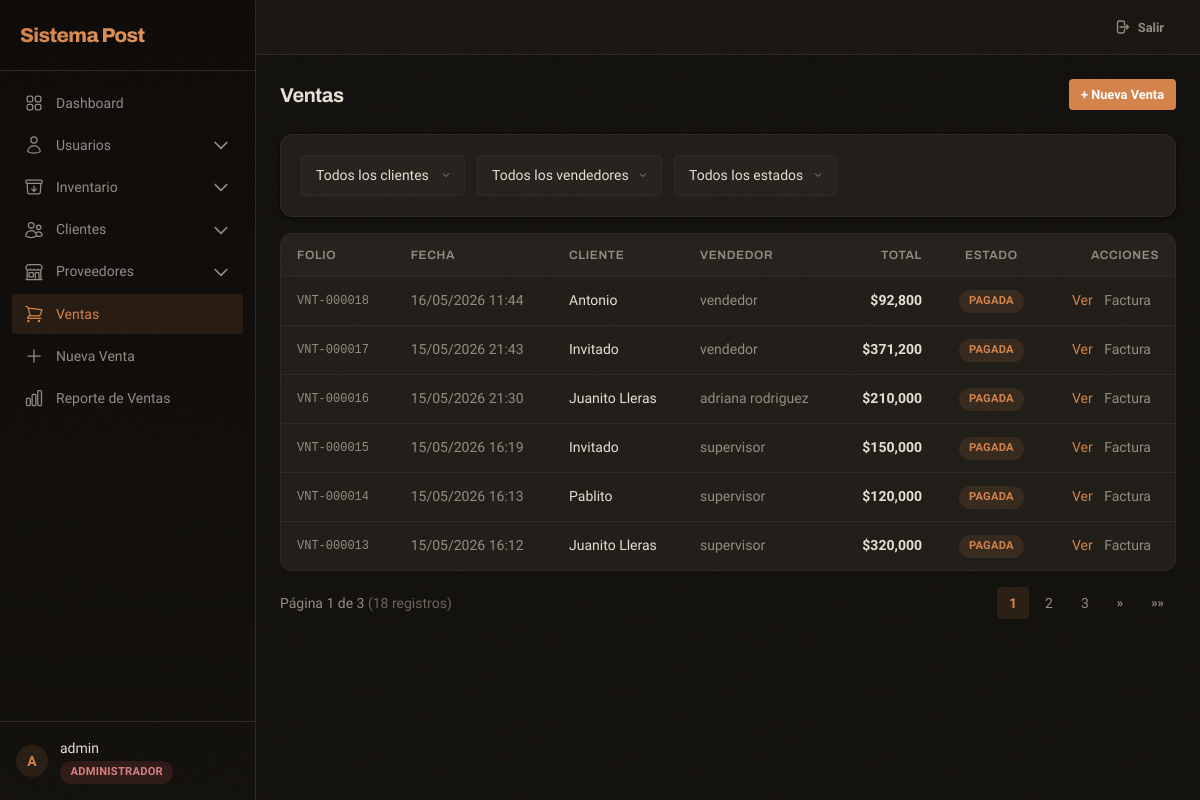
The page /sales/ (signed in) on the database its author committed.
### apps/accounts/models.py (models this page shows, shortened)
class User(AbstractUser):
    class Role(models.TextChoices):
        ADMIN = 'admin', 'Administrador'
        SUPERVISOR = 'supervisor', 'Supervisor'
        USER = 'user', 'Usuario'
    role = models.CharField(
        max_length=20,
        choices=Role.choices,
        default=Role.USER,
        verbose_name='Rol'
    )
    phone = models.CharField(max_length=20, blank=True, verbose_name='Teléfono')
    class Meta:
        verbose_name = 'Usuario'
        verbose_name_plural = 'Usuarios'
    def is_admin(self):
        return self.role == self.Role.ADMIN or self.is_superuser

### apps/sales/models.py (models this page shows, shortened)
class Sale(models.Model):
    invoice_number = models.CharField(max_length=20, unique=True, verbose_name='Folio')
    client = models.ForeignKey(Client, on_delete=models.SET_NULL, null=True, blank=True, related_name='sales', verbose_name='Cliente')
    user = models.ForeignKey(settings.AUTH_USER_MODEL, on_delete=models.SET_NULL, null=True, related_name='sales', verbose_name='Vendedor')
    date = models.DateTimeField(auto_now_add=True, db_index=True, verbose_name='Fecha')
    subtotal = models.DecimalField(max_digits=12, decimal_places=2, default=0, verbose_name='Subtotal')
    tax = models.DecimalField(max_digits=12, decimal_places=2, default=0, verbose_name='IVA')
    total = models.DecimalField(max_digits=12, decimal_places=2, default=0, verbose_name='Total')
    class Status(models.TextChoices):
        PENDING = 'pendiente', 'Pendiente'
        PAID = 'pagada', 'Pagada'
    status = models.CharField(max_length=20, choices=Status.choices, default=Status.PAID, db_index=True, verbose_name='Estado')
    class PaymentMethod(models.TextChoices):
        CASH = 'efectivo', 'Efectivo'
        CARD = 'tarjeta', 'Tarjeta'
        TRANSFER = 'transferencia', 'Transferencia'
        PENDING = 'pendiente', 'Pendiente'
    payment_method = models.CharField(max_length=50, choices=PaymentMethod.choices, default=PaymentMethod.CASH, verbose_name='Método de pago')
    amount_received = models.DecimalField(max_digits=12, decimal_places=2, null=True, blank=True, verbose_name='Monto recibido')
    change = models.DecimalField(max_digits=12, decimal_places=2, null=True, blank=True, verbose_name='Cambio')
    is_active = models.BooleanField(default=True, db_index=True, verbose_name='Activa')
    class Meta:
        verbose_name = 'Venta'
        verbose_name_plural = 'Ventas'
        ordering = ['-date']
        indexes = [
            models.Index(fields=['is_active', 'status', '-date'], name='idx_sale_active_status_date'),
        ]

### apps/clients/models.py (models this page shows, shortened)
class Client(models.Model):
    name = models.CharField(max_length=200, db_index=True, verbose_name='Nombre')
    email = models.EmailField(blank=True, verbose_name='Email')
    phone = models.CharField(max_length=20, db_index=True, blank=True, verbose_name='Teléfono')
    address = models.CharField(max_length=500, blank=True, verbose_name='Dirección')
    cc = models.CharField(max_length=13, blank=True, verbose_name='CC')
    created_at = models.DateTimeField(auto_now_add=True, verbose_name='Creado')
    updated_at = models.DateTimeField(auto_now=True, verbose_name='Actualizado')
    class Meta:
        verbose_name = 'Cliente'
        verbose_name_plural = 'Clientes'
        ordering = ['name']

### apps/sales/views.py (the view, shortened to what this page needs)
# urls.py: path('', views.sale_list, name='sale_list'),
@login_required
def sale_list(request):
    qs = Sale.objects.select_related('client', 'user').all().order_by('-date')
    client_id = request.GET.get('client')
    user_id = request.GET.get('user')
    status = request.GET.get('status')
    if client_id:
        qs = qs.filter(client_id=client_id)
    if user_id:
        qs = qs.filter(user_id=user_id)
    clients = Client.objects.all().order_by('name')
    users = User.objects.filter(is_active=True).order_by('username')
    paginator = Paginator(qs, 6)
    page = request.GET.get('page', 1)
    sales_page = paginator.get_page(page)
    if request.headers.get('HX-Request') == 'true':
        return render(request, 'sales/sale_list_partial.html', {'sales': sales_page, 'page_obj': sales_page})
    return render(request, 'sales/sale_list.html', {
        'sales': sales_page,
        'clients': clients,
        'users': users,
        'page_obj': sales_page,
    })

### apps/core/templatetags/currency_tags.py (called while the page is built)
@register.filter
def pesos(value):
    try:
        value = float(value)
    except (TypeError, ValueError):
        return '$0'
    return f'${value:,.0f}'

@register.simple_tag(takes_context=True)
def url_replace(context, **kwargs):
    request = context['request']
    dict_ = request.GET.copy()
    for k, v in kwargs.items():
        dict_[k] = v
    return dict_.urlencode()

### templates/sales/sale_list.html (shortened to what this page needs)
{% extends 'layouts/base.html' %}
{% load currency_tags %}
{% block content %}
<div class="flex flex-col sm:flex-row justify-between items-start sm:items-center gap-4 mb-6 stagger">
    <h1 class="text-xl font-[var(--font-heading)] font-bold">Ventas</h1>
    <a href="{% url 'sales:sale_new' %}" class="btn btn-primary btn-sm">+ Nueva Venta</a>
</div>
<div class="card mb-4">
    <div class="card-body flex flex-wrap gap-3">
    <select name="client" class="form-input w-auto min-w-[140px] text-sm filter-select"
        hx-get="/sales/" hx-trigger="change" hx-target="#salesTableWrapper" hx-include=".filter-select">
        <option value="">Todos los clientes</option>
    </select>
    <select name="user" class="form-input w-auto min-w-[140px] text-sm filter-select"
        hx-get="/sales/" hx-trigger="change" hx-target="#salesTableWrapper" hx-include=".filter-select">
        <option value="">Todos los vendedores</option>
    </select>
    <select name="status" class="form-input w-auto min-w-[130px] text-sm filter-select"
        hx-get="/sales/" hx-trigger="change" hx-target="#salesTableWrapper" hx-include=".filter-select">
        <option value="">Todos los estados</option>
    </select>
    </div>
</div>
<div id="salesTableWrapper">
    <div class="table-container stagger">
        <table>
            <thead>
                <tr>
                    <th>Folio</th>
                    <th>Fecha</th>
                    <th class="hidden sm:table-cell">Cliente</th>
                    <th class="hidden md:table-cell">Vendedor</th>
                    <th class="text-right">Total</th>
                    <th class="text-center">Estado</th>
                    <th class="text-right">Acciones</th>
                </tr>
            </thead>
            <tbody>
                {% for s in sales %}
                <tr>
                    <td class="font-mono text-xs text-[var(--text-secondary)]">{{ s.invoice_number }}</td>
                    <td class="text-[var(--text-secondary)]">{{ s.date|date:'d/m/Y H:i' }}</td>
                    <td class="hidden sm:table-cell">{{ s.client.name|default:'Invitado' }}</td>
                    <td class="hidden md:table-cell text-[var(--text-secondary)]">{{ s.user.get_full_name|default:s.user.username }}</td>
                    <td class="text-right font-semibold">{{ s.total|pesos }}</td>
                    <td class="text-center">
                        {% if not s.is_active %}
                        <span class="badge badge-red">Cancelada</span>
                        {% elif s.status == 'pagada' %}
                        <span class="badge badge-emerald">Pagada</span>
                        {% else %}
                        <span class="badge badge-amber">Pendiente</span>
                        {% endif %}
                    </td>
                    <td class="text-right">
                        <a href="{% url 'sales:sale_detail' s.pk %}" class="text-sm text-[var(--accent)] hover:underline mr-2">Ver</a>
                        <a href="{% url 'sales:sale_invoice' s.pk %}" class="text-sm text-[var(--text-secondary)] hover:underline mr-2">Factura</a>
                    </td>
                </tr>
                {% empty %}
                <tr><td colspan="7" class="empty-state">No hay ventas.</td></tr>
                {% endfor %}
            </tbody>
        </table>
    </div>
    {% include 'components/pagination.html' %}
</div>
{% endblock %}

### templates/layouts/base.html (shortened to what this page needs)
<!DOCTYPE html>
<html lang="es">
<head>
    <script src="https://cdn.tailwindcss.com"></script>
    <link rel="stylesheet" href="/static/css/app.css">
</head>
<body>
    <div x-data="{ sidebarOpen: false }" class="flex h-screen overflow-hidden">
        {% if user.is_authenticated %}
        <div :class="{'translate-x-0': sidebarOpen, '-translate-x-full': !sidebarOpen}" class="sidebar fixed inset-y-0 left-0 z-30 w-64 transition-transform duration-300 ease-in-out lg:translate-x-0 lg:static lg:inset-auto lg:z-auto overflow-y-auto flex flex-col">
            <div class="flex items-center justify-between p-5 border-b border-[var(--border-color)]">
                <span class="sidebar-brand">Sistema Post</span>
            </div>
            <nav class="mt-3 px-3 space-y-0.5 flex-1 overflow-y-auto">
                <a href="{% url 'core:dashboard' %}" class="sidebar-link {% if request.resolver_match.url_name == 'dashboard' %}active{% endif %}">
                    Dashboard
                </a>
                {% if user.is_admin %}
                <div x-data="{ open: false }" class="space-y-0.5">
                    <button @click="open = !open" class="sidebar-link w-full text-left">
                        <svg viewBox="0 0 24 24" fill="none" stroke="currentColor" stroke-width="1.5"><path stroke-linecap="round" stroke-linejoin="round" d="M15.75 6a3.75 3.75 0 11-7.5 0 3.75 3.75 0 017.5 0zM4.501 20.118a7.5 7.5 0 0114.998 0A17.933 17.933 0 0112 21.75c-2.676 0-5.216-.584-7.499-1.632z"/></svg>
                        Usuarios
                        <svg :class="{'rotate-180': open}" class="w-3.5 h-3.5 ml-auto transition-transform" fill="none" stroke="currentColor" viewBox="0 0 24 24"><path stroke-linecap="round" stroke-linejoin="round" stroke-width="2" d="M19 9l-7 7-7-7"></path></svg>
                    </button>
                </div>
                {% endif %}
                <div x-data="{ open: false }" class="space-y-0.5">
                    <button @click="open = !open" class="sidebar-link w-full text-left">
                        Inventario
                        <svg :class="{'rotate-180': open}" class="w-3.5 h-3.5 ml-auto transition-transform" fill="none" stroke="currentColor" viewBox="0 0 24 24"><path stroke-linecap="round" stroke-linejoin="round" stroke-width="2" d="M19 9l-7 7-7-7"></path></svg>
                    </button>
                </div>
                <div x-data="{ open: false }" class="space-y-0.5">
                    <button @click="open = !open" class="sidebar-link w-full text-left">
                        Clientes
                        <svg :class="{'rotate-180': open}" class="w-3.5 h-3.5 ml-auto transition-transform" fill="none" stroke="currentColor" viewBox="0 0 24 24"><path stroke-linecap="round" stroke-linejoin="round" stroke-width="2" d="M19 9l-7 7-7-7"></path></svg>
                    </button>
                </div>
                <div x-data="{ open: false }" class="space-y-0.5">
                    <button @click="open = !open" class="sidebar-link w-full text-left">
                        Proveedores
                        <svg :class="{'rotate-180': open}" class="w-3.5 h-3.5 ml-auto transition-transform" fill="none" stroke="currentColor" viewBox="0 0 24 24"><path stroke-linecap="round" stroke-linejoin="round" stroke-width="2" d="M19 9l-7 7-7-7"></path></svg>
                    </button>
                </div>
                <a href="{% url 'sales:sale_list' %}" class="sidebar-link {% if 'sales' in request.resolver_match.view_name and 'sale_list' in request.resolver_match.url_name %}active{% endif %}">
                    Ventas
                </a>
                <a href="{% url 'sales:sale_new' %}" class="sidebar-link">
                    <svg viewBox="0 0 24 24" fill="none" stroke="currentColor" stroke-width="1.5"><path stroke-linecap="round" stroke-linejoin="round" d="M12 4.5v15m7.5-7.5h-15"/></svg>
                    Nueva Venta
                </a>
                <a href="{% url 'reports:view' %}" class="sidebar-link">
                    Reporte de Ventas
                </a>
            </nav>
            <div class="p-4 border-t border-[var(--border-color)]">
                <div class="flex items-center gap-3">
                    <div class="w-8 h-8 rounded-full bg-[var(--accent-light)] flex items-center justify-center text-[var(--accent)] font-bold text-sm font-[var(--font-heading)]">
                        {{ user.get_full_name|default:user.username|first|upper }}
                    </div>
                    <div class="flex-1 min-w-0">
                        <p class="text-sm font-medium text-[var(--text-primary)] truncate">{{ user.get_full_name|default:user.username }}</p>
                        <span class="badge
                            {% if user.role == 'admin' %}badge-red role-admin
                            {% elif user.role == 'supervisor' %}badge-amber
                            {% else %}badge-blue{% endif %}">
                            {{ user.get_role_display }}
                        </span>
                    </div>
                </div>
            </div>
        </div>
        {% endif %}
        <div class="flex-1 flex flex-col overflow-hidden">
            {% if user.is_authenticated %}
            <header class="header no-print px-4 lg:px-6 py-3 flex items-center justify-between lg:justify-end">
                <a href="{% url 'accounts:logout' %}" class="btn btn-ghost btn-sm">
                    <svg class="w-4 h-4" fill="none" stroke="currentColor" viewBox="0 0 24 24"><path stroke-linecap="round" stroke-linejoin="round" stroke-width="2" d="M15.75 9V5.25A2.25 2.25 0 0013.5 3h-6a2.25 2.25 0 00-2.25 2.25v13.5A2.25 2.25 0 007.5 21h6a2.25 2.25 0 002.25-2.25V15m3 0l3-3m0 0l-3-3m3 3H9"/></svg>
                    Salir
                </a>
            </header>
            {% endif %}
            <main class="flex-1 overflow-y-auto {% if user.is_authenticated %}p-4 md:p-6{% else %}flex items-center justify-center{% endif %}">
                <div class="max-w-7xl mx-auto">
                    {% block content %}{% endblock %}
                </div>
            </main>
        </div>
    </div>
</body>
</html>

### rows shown on the page
User: get_full_name|first "A", get_full_name "admin", role "ADMINISTRADOR"
Sale: invoice_number "VNT-000018", date "16/05/2026 11:44", client.name "Antonio", user.get_full_name "vendedor", total|pesos "$92,800", is_active "PAGADA"
Sale: invoice_number "VNT-000017", date "15/05/2026 21:43", client.name "Invitado", user.get_full_name "vendedor", total|pesos "$371,200", is_active "PAGADA"
Sale: invoice_number "VNT-000016", date "15/05/2026 21:30", client.name "Juanito Lleras", user.get_full_name "adriana rodriguez", total|pesos "$210,000", is_active "PAGADA"
Sale: invoice_number "VNT-000015", date "15/05/2026 16:19", client.name "Invitado", user.get_full_name "supervisor", total|pesos "$150,000", is_active "PAGADA"
Sale: invoice_number "VNT-000014", date "15/05/2026 16:13", client.name "Pablito", user.get_full_name "supervisor", total|pesos "$120,000", is_active "PAGADA"
Sale: invoice_number "VNT-000013", date "15/05/2026 16:12", client.name "Juanito Lleras", user.get_full_name "supervisor", total|pesos "$320,000", is_active "PAGADA"

### other values the page prints
{{ page_obj.number }} "1"
{{ page_obj.paginator.num_pages }} "3"
{{ page_obj.paginator.count }} "18"
{{ num }} "1"
{{ num }} "2" "3"
